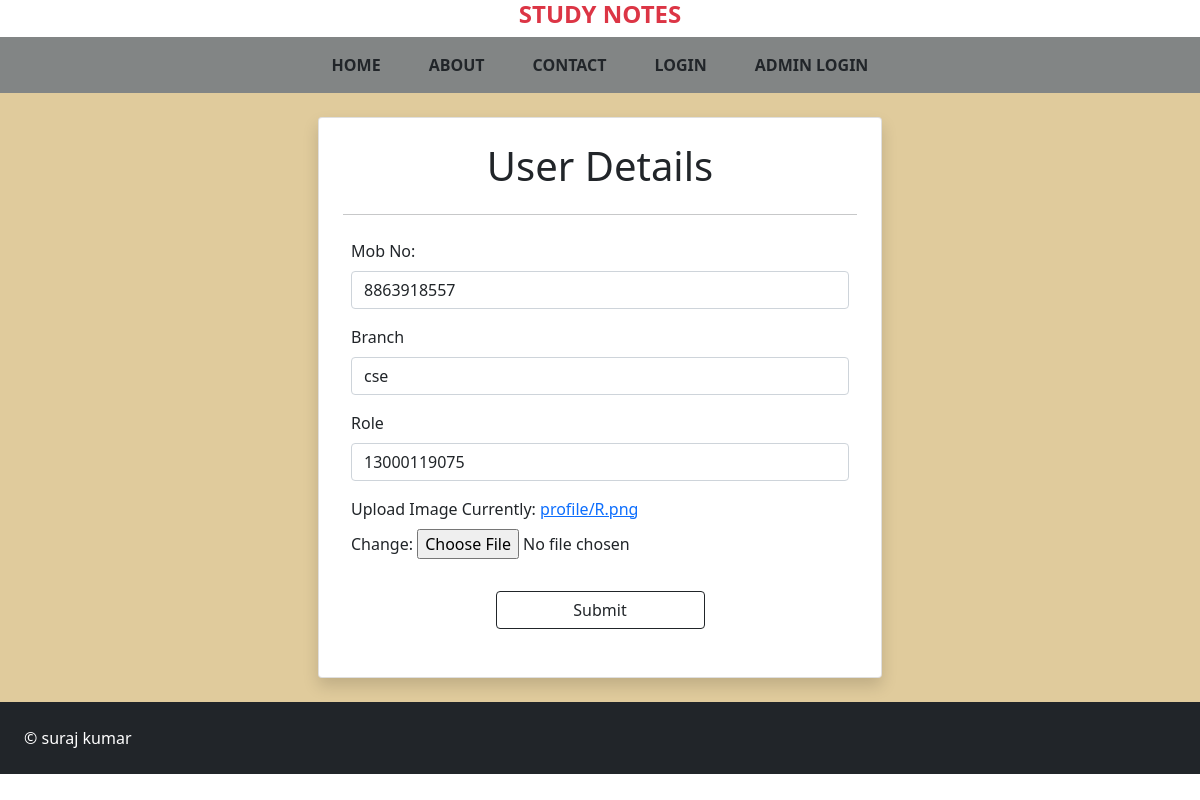
The page /datail (signed in) on the database its author committed.
### app1/models.py (models this page shows, shortened)
class SignUp(models.Model):
    user=models.ForeignKey(User,on_delete=models.CASCADE)
    contact=models.CharField(max_length=15)
    branch = models.CharField(max_length=50)
    role = models.CharField(max_length=50)
    photo=models.ImageField(upload_to='profile',default='Profile/R.png')

### app1/views.py (the view, shortened to what this page needs)
# urls.py: path("datail",userdetail, name="detail"),
@login_required(login_url='login')
def userdetail(request):
    try:
        task=SignUp.objects.get(user=request.user)
        form=UserDetail(instance=task)
    except:
        form=UserDetail()
    return render(request,'userdetail.html',{'form':form})

### app1/forms.py
class UserDetail(forms.ModelForm):
    class Meta:
        model = SignUp
        fields = ['contact','branch','role','photo']
        labels = {'contact': 'Mob No:','branch':'Branch','role':'Role','photo':'Upload Image'}
        widgets = {'role':forms.TextInput(attrs={'class':'form-control'}),
                   'branch':forms.TextInput(attrs={'class':'form-control'}),
                   'contact':forms.TextInput(attrs={'class':'form-control'}),
        }

### app1/templates/userdetail.html (shortened to what this page needs)
{% extends 'nav.html' %}
{% block body %}
<div class="container-fluid " style="background-color:rgb(224, 203, 156)">
<div class="container col-md-6 py-4">
<div class="card cardbody p-4 shadow">
<h1 class="text-center">User Details</h1>
<hr>
<form method="POST" novalidate enctype="multipart/form-data">
  {% for field in form %}
  <div class="p-2">
    <label for="{{field.tag}}" class="form-label">{{field.label}}</label>
    {{field}}
  </div>
  {% endfor %}
  <div class="p-4 d-grid gap-2 col-6 mx-auto">
  <input type="submit" class="btn  btn-outline-dark ">
  </div>
</form>
</div>
</div>
</div>
{% endblock body %}

### rows shown on the page
SignUp: form "8863918557" "cse" "13000119075"

### other values the page prints
{{ field.label }} "Mob No:" "Branch" "Role" "Upload Image"
